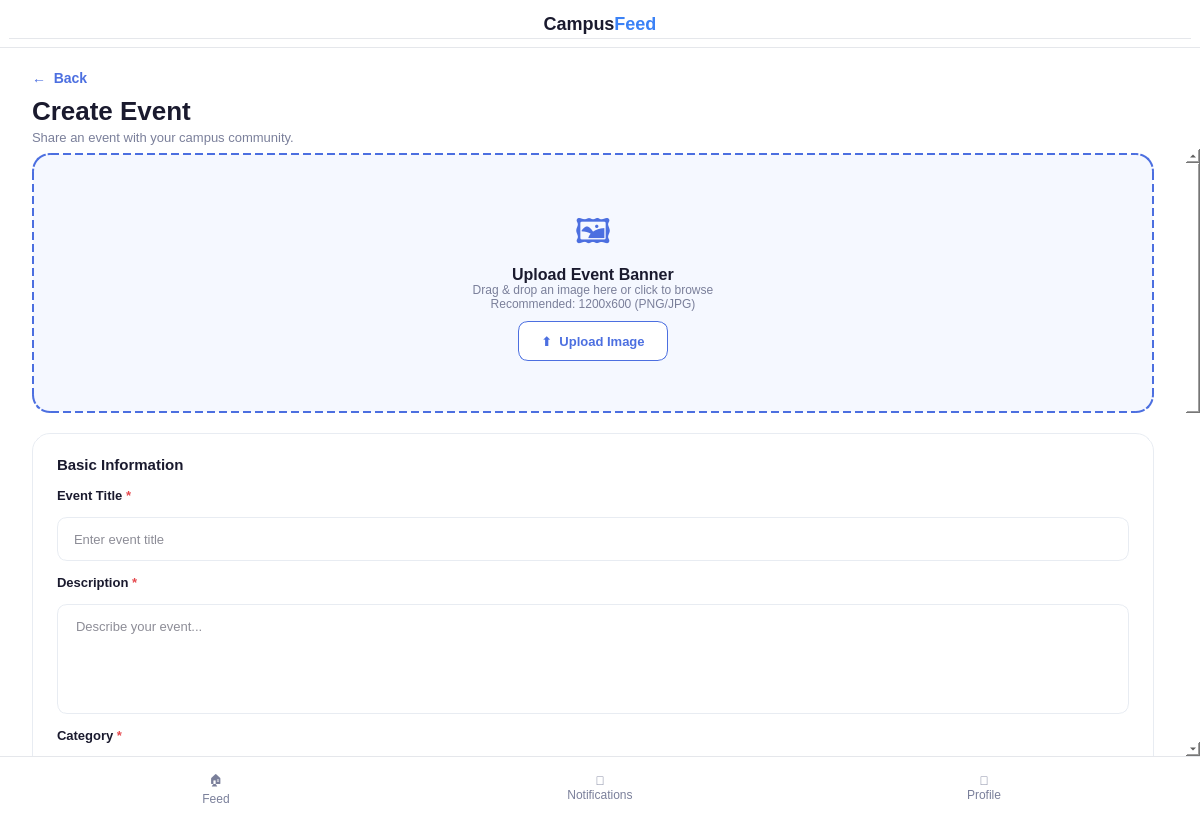
<?xml version="1.0" encoding="UTF-8"?>
<ui version="4.0">
 <class>CreateEventPage</class>
 <widget class="QWidget" name="CreateEventPage">
  <property name="geometry">
   <rect>
    <x>0</x>
    <y>0</y>
    <width>1200</width>
    <height>820</height>
   </rect>
  </property>
  <property name="minimumSize">
   <size>
    <width>960</width>
    <height>650</height>
   </size>
  </property>
  <property name="windowTitle">
   <string>CampusFeed - Create Event</string>
  </property>
  <property name="styleSheet">
   <string notr="true">background-color: #FFFFFF;</string>
  </property>
  <layout class="QVBoxLayout" name="rootLayout">
   <property name="spacing">
    <number>0</number>
   </property>
   <property name="leftMargin">
    <number>0</number>
   </property>
   <property name="topMargin">
    <number>0</number>
   </property>
   <property name="rightMargin">
    <number>0</number>
   </property>
   <property name="bottomMargin">
    <number>0</number>
   </property>
   <item>
    <widget class="QFrame" name="brandBarFrame">
     <property name="minimumSize">
      <size>
       <width>0</width>
       <height>48</height>
      </size>
     </property>
     <property name="maximumSize">
      <size>
       <width>16777215</width>
       <height>48</height>
      </size>
     </property>
     <property name="styleSheet">
      <string notr="true">border-bottom: 1px solid #E5E7EB;</string>
     </property>
     <layout class="QHBoxLayout" name="brandBarLayout">
      <item>
       <widget class="QLabel" name="brandLabel">
        <property name="styleSheet">
         <string notr="true">font-size: 18px; font-weight: 700; color: #1A1A2E;</string>
        </property>
        <property name="text">
         <string>Campus&lt;span style=&quot; color:#3B82F6;&quot;&gt;Feed&lt;/span&gt;</string>
        </property>
        <property name="textFormat">
         <enum>Qt::TextFormat::RichText</enum>
        </property>
        <property name="alignment">
         <set>Qt::AlignmentFlag::AlignCenter</set>
        </property>
       </widget>
      </item>
     </layout>
    </widget>
   </item>
   <item>
    <widget class="QFrame" name="pageHeaderFrame">
     <property name="minimumSize">
      <size>
       <width>0</width>
       <height>100</height>
      </size>
     </property>
     <layout class="QVBoxLayout" name="pageHeaderLayout">
      <property name="spacing">
       <number>4</number>
      </property>
      <property name="leftMargin">
       <number>32</number>
      </property>
      <property name="topMargin">
       <number>16</number>
      </property>
      <property name="rightMargin">
       <number>32</number>
      </property>
      <property name="bottomMargin">
       <number>4</number>
      </property>
      <item>
       <widget class="QPushButton" name="backButton">
        <property name="minimumSize">
         <size>
          <width>0</width>
          <height>28</height>
         </size>
        </property>
        <property name="maximumSize">
         <size>
          <width>90</width>
          <height>28</height>
         </size>
        </property>
        <property name="cursor">
         <cursorShape>PointingHandCursor</cursorShape>
        </property>
        <property name="styleSheet">
         <string notr="true">QPushButton { background: transparent; border: none; font-size: 14px; font-weight: 600; color: #4C6FE0; text-align: left; }
QPushButton:hover { color: #3D5CE6; }</string>
        </property>
        <property name="text">
         <string>←  Back</string>
        </property>
        <property name="flat">
         <bool>true</bool>
        </property>
       </widget>
      </item>
      <item>
       <widget class="QLabel" name="pageTitleLabel">
        <property name="styleSheet">
         <string notr="true">font-size: 26px; font-weight: 700; color: #1A1A2E;</string>
        </property>
        <property name="text">
         <string>Create Event</string>
        </property>
       </widget>
      </item>
      <item>
       <widget class="QLabel" name="pageSubtitleLabel">
        <property name="styleSheet">
         <string notr="true">font-size: 13px; color: #7A7F9A;</string>
        </property>
        <property name="text">
         <string>Share an event with your campus community.</string>
        </property>
       </widget>
      </item>
     </layout>
    </widget>
   </item>
   <item>
    <widget class="QScrollArea" name="scrollArea">
     <property name="styleSheet">
      <string notr="true">QScrollArea { border: none; background: transparent; }</string>
     </property>
     <property name="frameShape">
      <enum>QFrame::Shape::NoFrame</enum>
     </property>
     <property name="widgetResizable">
      <bool>true</bool>
     </property>
     <widget class="QWidget" name="scrollAreaWidgetContents">
      <property name="geometry">
       <rect>
        <x>0</x>
        <y>0</y>
        <width>1183</width>
        <height>1400</height>
       </rect>
      </property>
      <property name="styleSheet">
       <string notr="true">background-color: #FFFFFF;</string>
      </property>
      <layout class="QVBoxLayout" name="mainContentLayout">
       <property name="spacing">
        <number>20</number>
       </property>
       <property name="leftMargin">
        <number>32</number>
       </property>
       <property name="topMargin">
        <number>4</number>
       </property>
       <property name="rightMargin">
        <number>32</number>
       </property>
       <property name="bottomMargin">
        <number>32</number>
       </property>
       <item>
        <widget class="QFrame" name="uploadBannerFrame">
         <property name="minimumSize">
          <size>
           <width>0</width>
           <height>260</height>
          </size>
         </property>
         <property name="maximumSize">
          <size>
           <width>16777215</width>
           <height>280</height>
          </size>
         </property>
         <property name="styleSheet">
          <string notr="true">QFrame#uploadBannerFrame { background-color: #F5F8FF; border: 2px dashed #4C6FE0; border-radius: 18px; }</string>
         </property>
         <layout class="QVBoxLayout" name="uploadBannerLayout">
          <property name="spacing">
           <number>10</number>
          </property>
          <item>
           <spacer name="uploadBannerTopSpacer">
            <property name="orientation">
             <enum>Qt::Orientation::Vertical</enum>
            </property>
            <property name="sizeHint" stdset="0">
             <size>
              <width>20</width>
              <height>20</height>
             </size>
            </property>
           </spacer>
          </item>
          <item>
           <widget class="QLabel" name="bannerPreviewLabel">
            <property name="styleSheet">
             <string notr="true">color: #1A1A2E; border: none; background: transparent;</string>
            </property>
            <property name="text">
             <string>&lt;div align=&quot;center&quot;&gt;&lt;span style=&quot; font-size:34px; color:#4C6FE0;&quot;&gt;🖼&lt;/span&gt;&lt;br/&gt;&lt;span style=&quot; font-size:16px; font-weight:700; color:#1A1A2E;&quot;&gt;Upload Event Banner&lt;/span&gt;&lt;br/&gt;&lt;span style=&quot; font-size:12px; color:#7A7F9A;&quot;&gt;Drag &amp;amp; drop an image here or click to browse&lt;/span&gt;&lt;br/&gt;&lt;span style=&quot; font-size:12px; color:#7A7F9A;&quot;&gt;Recommended: 1200x600 (PNG/JPG)&lt;/span&gt;&lt;/div&gt;</string>
            </property>
            <property name="textFormat">
             <enum>Qt::TextFormat::RichText</enum>
            </property>
            <property name="alignment">
             <set>Qt::AlignmentFlag::AlignCenter</set>
            </property>
           </widget>
          </item>
          <item>
           <layout class="QHBoxLayout" name="uploadImageButtonRowLayout">
            <item>
             <spacer name="uploadImageButtonLeftSpacer">
              <property name="orientation">
               <enum>Qt::Orientation::Horizontal</enum>
              </property>
              <property name="sizeHint" stdset="0">
               <size>
                <width>40</width>
                <height>20</height>
               </size>
              </property>
             </spacer>
            </item>
            <item>
             <widget class="QPushButton" name="uploadImageButton">
              <property name="minimumSize">
               <size>
                <width>150</width>
                <height>40</height>
               </size>
              </property>
              <property name="maximumSize">
               <size>
                <width>170</width>
                <height>40</height>
               </size>
              </property>
              <property name="cursor">
               <cursorShape>PointingHandCursor</cursorShape>
              </property>
              <property name="styleSheet">
               <string notr="true">QPushButton { background-color: #FFFFFF; border: 1px solid #4C6FE0; border-radius: 10px; font-size: 13px; font-weight: 600; color: #4C6FE0; }
QPushButton:hover { background-color: #EEF2FF; }</string>
              </property>
              <property name="text">
               <string>⬆  Upload Image</string>
              </property>
             </widget>
            </item>
            <item>
             <spacer name="uploadImageButtonRightSpacer">
              <property name="orientation">
               <enum>Qt::Orientation::Horizontal</enum>
              </property>
              <property name="sizeHint" stdset="0">
               <size>
                <width>40</width>
                <height>20</height>
               </size>
              </property>
             </spacer>
            </item>
           </layout>
          </item>
          <item>
           <spacer name="uploadBannerBottomSpacer">
            <property name="orientation">
             <enum>Qt::Orientation::Vertical</enum>
            </property>
            <property name="sizeHint" stdset="0">
             <size>
              <width>20</width>
              <height>20</height>
             </size>
            </property>
           </spacer>
          </item>
         </layout>
        </widget>
       </item>
       <item>
        <widget class="QFrame" name="basicInfoFrame">
         <property name="styleSheet">
          <string notr="true">QFrame#basicInfoFrame { background-color: #FFFFFF; border: 1px solid #E8ECF2; border-radius: 18px; }</string>
         </property>
         <layout class="QVBoxLayout" name="basicInfoLayout">
          <property name="spacing">
           <number>14</number>
          </property>
          <property name="leftMargin">
           <number>24</number>
          </property>
          <property name="topMargin">
           <number>22</number>
          </property>
          <property name="rightMargin">
           <number>24</number>
          </property>
          <property name="bottomMargin">
           <number>24</number>
          </property>
          <item>
           <widget class="QLabel" name="basicInfoSectionLabel">
            <property name="styleSheet">
             <string notr="true">font-size: 15px; font-weight: 700; color: #1A1A2E; border: none;</string>
            </property>
            <property name="text">
             <string>Basic Information</string>
            </property>
           </widget>
          </item>
          <item>
           <widget class="QLabel" name="titleFieldLabel">
            <property name="styleSheet">
             <string notr="true">font-size: 13px; font-weight: 600; color: #1A1A2E; border: none;</string>
            </property>
            <property name="text">
             <string>Event Title &lt;span style=&quot; color:#E5484D;&quot;&gt;*&lt;/span&gt;</string>
            </property>
            <property name="textFormat">
             <enum>Qt::TextFormat::RichText</enum>
            </property>
           </widget>
          </item>
          <item>
           <widget class="QLineEdit" name="titleLineEdit">
            <property name="minimumSize">
             <size>
              <width>0</width>
              <height>44</height>
             </size>
            </property>
            <property name="styleSheet">
             <string notr="true">QLineEdit { background-color: #FFFFFF; border: 1px solid #E8ECF2; border-radius: 10px; padding-left: 14px; font-size: 13px; color: #1A1A2E; }
QLineEdit:focus { border: 1px solid #4C6FE0; }</string>
            </property>
            <property name="placeholderText">
             <string>Enter event title</string>
            </property>
           </widget>
          </item>
          <item>
           <widget class="QLabel" name="descriptionFieldLabel">
            <property name="styleSheet">
             <string notr="true">font-size: 13px; font-weight: 600; color: #1A1A2E; border: none;</string>
            </property>
            <property name="text">
             <string>Description &lt;span style=&quot; color:#E5484D;&quot;&gt;*&lt;/span&gt;</string>
            </property>
            <property name="textFormat">
             <enum>Qt::TextFormat::RichText</enum>
            </property>
           </widget>
          </item>
          <item>
           <widget class="QTextEdit" name="descriptionTextEdit">
            <property name="minimumSize">
             <size>
              <width>0</width>
              <height>110</height>
             </size>
            </property>
            <property name="styleSheet">
             <string notr="true">QTextEdit { background-color: #FFFFFF; border: 1px solid #E8ECF2; border-radius: 10px; padding: 10px 14px; font-size: 13px; color: #1A1A2E; }
QTextEdit:focus { border: 1px solid #4C6FE0; }</string>
            </property>
            <property name="placeholderText">
             <string>Describe your event...</string>
            </property>
           </widget>
          </item>
          <item>
           <widget class="QLabel" name="categoryFieldLabel">
            <property name="styleSheet">
             <string notr="true">font-size: 13px; font-weight: 600; color: #1A1A2E; border: none;</string>
            </property>
            <property name="text">
             <string>Category &lt;span style=&quot; color:#E5484D;&quot;&gt;*&lt;/span&gt;</string>
            </property>
            <property name="textFormat">
             <enum>Qt::TextFormat::RichText</enum>
            </property>
           </widget>
          </item>
          <item>
           <widget class="QComboBox" name="categoryComboBox">
            <property name="minimumSize">
             <size>
              <width>0</width>
              <height>44</height>
             </size>
            </property>
            <property name="cursor">
             <cursorShape>PointingHandCursor</cursorShape>
            </property>
            <property name="styleSheet">
             <string notr="true">QComboBox { background-color: #FFFFFF; border: 1px solid #E8ECF2; border-radius: 10px; padding-left: 14px; font-size: 13px; color: #1A1A2E; }
QComboBox:focus { border: 1px solid #4C6FE0; }
QComboBox::drop-down { border: none; width: 30px; }
QComboBox::down-arrow { image: none; border-left: 5px solid transparent; border-right: 5px solid transparent; border-top: 6px solid #7A7F9A; width: 0px; height: 0px; margin-right: 10px; }
QComboBox QAbstractItemView { background-color: #FFFFFF; border: 1px solid #E8ECF2; border-radius: 8px; color: #1A1A2E; font-size: 13px; selection-background-color: #4C6FE0; selection-color: #FFFFFF; outline: none; padding: 4px; }
QComboBox QAbstractItemView::item { min-height: 32px; padding-left: 10px; color: #1A1A2E; }
QComboBox QAbstractItemView::item:hover { background-color: #EEF2FF; color: #1A1A2E; }</string>
            </property>
            <item>
             <property name="text">
              <string>Select category</string>
             </property>
            </item>
            <item>
             <property name="text">
              <string>Technology</string>
             </property>
            </item>
            <item>
             <property name="text">
              <string>Workshop</string>
             </property>
            </item>
            <item>
             <property name="text">
              <string>Seminar</string>
             </property>
            </item>
            <item>
             <property name="text">
              <string>Sports</string>
             </property>
            </item>
            <item>
             <property name="text">
              <string>Cultural</string>
             </property>
            </item>
            <item>
             <property name="text">
              <string>Other</string>
             </property>
            </item>
           </widget>
          </item>
         </layout>
        </widget>
       </item>
       <item>
        <widget class="QFrame" name="dateTimeFrame">
         <property name="styleSheet">
          <string notr="true">QFrame#dateTimeFrame { background-color: #FFFFFF; border: 1px solid #E8ECF2; border-radius: 18px; }</string>
         </property>
         <layout class="QVBoxLayout" name="dateTimeOuterLayout">
          <property name="spacing">
           <number>14</number>
          </property>
          <property name="leftMargin">
           <number>24</number>
          </property>
          <property name="topMargin">
           <number>22</number>
          </property>
          <property name="rightMargin">
           <number>24</number>
          </property>
          <property name="bottomMargin">
           <number>24</number>
          </property>
          <item>
           <widget class="QLabel" name="dateTimeSectionLabel">
            <property name="styleSheet">
             <string notr="true">font-size: 15px; font-weight: 700; color: #1A1A2E; border: none;</string>
            </property>
            <property name="text">
             <string>Date &amp; Time</string>
            </property>
           </widget>
          </item>
          <item>
           <layout class="QHBoxLayout" name="dateTimeRowLayout">
            <property name="spacing">
             <number>20</number>
            </property>
            <item>
             <layout class="QVBoxLayout" name="dateColumnLayout">
              <property name="spacing">
               <number>6</number>
              </property>
              <item>
               <widget class="QLabel" name="dateFieldLabel">
                <property name="styleSheet">
                 <string notr="true">font-size: 13px; font-weight: 600; color: #1A1A2E; border: none;</string>
                </property>
                <property name="text">
                 <string>Date &lt;span style=&quot; color:#E5484D;&quot;&gt;*&lt;/span&gt;</string>
                </property>
                <property name="textFormat">
                 <enum>Qt::TextFormat::RichText</enum>
                </property>
               </widget>
              </item>
              <item>
               <widget class="QDateEdit" name="eventDateEdit">
                <property name="minimumSize">
                 <size>
                  <width>0</width>
                  <height>44</height>
                 </size>
                </property>
                <property name="styleSheet">
                 <string notr="true">QDateEdit { background-color: #FFFFFF; border: 1px solid #E8ECF2; border-radius: 10px; padding-left: 14px; font-size: 13px; color: #1A1A2E; }
QDateEdit:focus { border: 1px solid #4C6FE0; }
QDateEdit::drop-down { border: none; width: 30px; }
QDateEdit::down-arrow { image: none; border-left: 5px solid transparent; border-right: 5px solid transparent; border-top: 6px solid #7A7F9A; width: 0px; height: 0px; margin-right: 10px; }
QCalendarWidget QAbstractItemView { background-color: #FFFFFF; color: #1A1A2E; selection-background-color: #4C6FE0; selection-color: #FFFFFF; }
QCalendarWidget QToolButton { color: #1A1A2E; background-color: #FFFFFF; }</string>
                </property>
                <property name="calendarPopup">
                 <bool>true</bool>
                </property>
                <property name="displayFormat">
                 <string>MMM d, yyyy</string>
                </property>
               </widget>
              </item>
             </layout>
            </item>
            <item>
             <layout class="QVBoxLayout" name="timeColumnLayout">
              <property name="spacing">
               <number>6</number>
              </property>
              <item>
               <widget class="QLabel" name="timeFieldLabel">
                <property name="styleSheet">
                 <string notr="true">font-size: 13px; font-weight: 600; color: #1A1A2E; border: none;</string>
                </property>
                <property name="text">
                 <string>Time &lt;span style=&quot; color:#E5484D;&quot;&gt;*&lt;/span&gt;</string>
                </property>
                <property name="textFormat">
                 <enum>Qt::TextFormat::RichText</enum>
                </property>
               </widget>
              </item>
              <item>
               <widget class="QTimeEdit" name="eventTimeEdit">
                <property name="minimumSize">
                 <size>
                  <width>0</width>
                  <height>44</height>
                 </size>
                </property>
                <property name="styleSheet">
                 <string notr="true">QTimeEdit { background-color: #FFFFFF; border: 1px solid #E8ECF2; border-radius: 10px; padding-left: 14px; padding-right: 4px; font-size: 13px; color: #1A1A2E; }
QTimeEdit:focus { border: 1px solid #4C6FE0; }
QTimeEdit::up-button, QTimeEdit::down-button { width: 22px; border: none; background: transparent; }
QTimeEdit::up-button { subcontrol-position: top right; margin-top: 4px; margin-right: 4px; }
QTimeEdit::down-button { subcontrol-position: bottom right; margin-bottom: 4px; margin-right: 4px; }
QTimeEdit::up-arrow { image: none; border-left: 4px solid transparent; border-right: 4px solid transparent; border-bottom: 5px solid #7A7F9A; width: 0px; height: 0px; }
QTimeEdit::up-arrow:hover { border-bottom-color: #4C6FE0; }
QTimeEdit::down-arrow { image: none; border-left: 4px solid transparent; border-right: 4px solid transparent; border-top: 5px solid #7A7F9A; width: 0px; height: 0px; }
QTimeEdit::down-arrow:hover { border-top-color: #4C6FE0; }</string>
                </property>
                <property name="buttonSymbols">
                 <enum>QAbstractSpinBox::ButtonSymbols::UpDownArrows</enum>
                </property>
                <property name="displayFormat">
                 <string>h:mm AP</string>
                </property>
                <property name="wrapping">
                 <bool>true</bool>
                </property>
               </widget>
              </item>
             </layout>
            </item>
           </layout>
          </item>
         </layout>
        </widget>
       </item>
       <item>
        <widget class="QFrame" name="locationFrame">
         <property name="styleSheet">
          <string notr="true">QFrame#locationFrame { background-color: #FFFFFF; border: 1px solid #E8ECF2; border-radius: 18px; }</string>
         </property>
         <layout class="QVBoxLayout" name="locationLayout">
          <property name="spacing">
           <number>14</number>
          </property>
          <property name="leftMargin">
           <number>24</number>
          </property>
          <property name="topMargin">
           <number>22</number>
          </property>
          <property name="rightMargin">
           <number>24</number>
          </property>
          <property name="bottomMargin">
           <number>24</number>
          </property>
          <item>
           <widget class="QLabel" name="locationSectionLabel">
            <property name="styleSheet">
             <string notr="true">font-size: 15px; font-weight: 700; color: #1A1A2E; border: none;</string>
            </property>
            <property name="text">
             <string>Location</string>
            </property>
           </widget>
          </item>
          <item>
           <widget class="QLabel" name="locationFieldLabel">
            <property name="styleSheet">
             <string notr="true">font-size: 13px; font-weight: 600; color: #1A1A2E; border: none;</string>
            </property>
            <property name="text">
             <string>Location &lt;span style=&quot; color:#E5484D;&quot;&gt;*&lt;/span&gt;</string>
            </property>
            <property name="textFormat">
             <enum>Qt::TextFormat::RichText</enum>
            </property>
           </widget>
          </item>
          <item>
           <widget class="QLineEdit" name="locationLineEdit">
            <property name="minimumSize">
             <size>
              <width>0</width>
              <height>44</height>
             </size>
            </property>
            <property name="styleSheet">
             <string notr="true">QLineEdit { background-color: #FFFFFF; border: 1px solid #E8ECF2; border-radius: 10px; padding-left: 14px; font-size: 13px; color: #1A1A2E; }
QLineEdit:focus { border: 1px solid #4C6FE0; }</string>
            </property>
            <property name="placeholderText">
             <string>Enter event location</string>
            </property>
           </widget>
          </item>
          <item>
           <widget class="QLabel" name="registrationLinkFieldLabel">
            <property name="styleSheet">
             <string notr="true">font-size: 13px; font-weight: 600; color: #1A1A2E; border: none;</string>
            </property>
            <property name="text">
             <string>Registration Link</string>
            </property>
           </widget>
          </item>
          <item>
           <widget class="QLineEdit" name="registrationLinkLineEdit">
            <property name="minimumSize">
             <size>
              <width>0</width>
              <height>44</height>
             </size>
            </property>
            <property name="styleSheet">
             <string notr="true">QLineEdit { background-color: #FFFFFF; border: 1px solid #E8ECF2; border-radius: 10px; padding-left: 14px; font-size: 13px; color: #1A1A2E; }
QLineEdit:focus { border: 1px solid #4C6FE0; }</string>
            </property>
            <property name="placeholderText">
             <string>🔗  https://example.com/register (optional)</string>
            </property>
           </widget>
          </item>
         </layout>
        </widget>
       </item>
       <item>
        <widget class="QFrame" name="notesFrame">
         <property name="styleSheet">
          <string notr="true">QFrame#notesFrame { background-color: #FFFFFF; border: 1px solid #E8ECF2; border-radius: 18px; }</string>
         </property>
         <layout class="QVBoxLayout" name="notesLayout">
          <property name="spacing">
           <number>14</number>
          </property>
          <property name="leftMargin">
           <number>24</number>
          </property>
          <property name="topMargin">
           <number>22</number>
          </property>
          <property name="rightMargin">
           <number>24</number>
          </property>
          <property name="bottomMargin">
           <number>24</number>
          </property>
          <item>
           <widget class="QLabel" name="notesSectionLabel">
            <property name="styleSheet">
             <string notr="true">font-size: 15px; font-weight: 700; color: #1A1A2E; border: none;</string>
            </property>
            <property name="text">
             <string>Optional Notes</string>
            </property>
           </widget>
          </item>
          <item>
           <widget class="QTextEdit" name="notesTextEdit">
            <property name="minimumSize">
             <size>
              <width>0</width>
              <height>90</height>
             </size>
            </property>
            <property name="styleSheet">
             <string notr="true">QTextEdit { background-color: #FFFFFF; border: 1px solid #E8ECF2; border-radius: 10px; padding: 10px 14px; font-size: 13px; color: #1A1A2E; }
QTextEdit:focus { border: 1px solid #4C6FE0; }</string>
            </property>
            <property name="placeholderText">
             <string>Additional information...</string>
            </property>
           </widget>
          </item>
         </layout>
        </widget>
       </item>
       <item>
        <widget class="QFrame" name="actionButtonsFrame">
         <property name="minimumSize">
          <size>
           <width>0</width>
           <height>60</height>
          </size>
         </property>
         <property name="styleSheet">
          <string notr="true">border: none; background: transparent;</string>
         </property>
         <layout class="QHBoxLayout" name="actionButtonsLayout">
          <property name="spacing">
           <number>12</number>
          </property>
          <item>
           <spacer name="actionButtonsSpacer">
            <property name="orientation">
             <enum>Qt::Orientation::Horizontal</enum>
            </property>
            <property name="sizeHint" stdset="0">
             <size>
              <width>40</width>
              <height>20</height>
             </size>
            </property>
           </spacer>
          </item>
          <item>
           <widget class="QPushButton" name="cancelButton">
            <property name="minimumSize">
             <size>
              <width>100</width>
              <height>44</height>
             </size>
            </property>
            <property name="cursor">
             <cursorShape>PointingHandCursor</cursorShape>
            </property>
            <property name="styleSheet">
             <string notr="true">QPushButton { background-color: #FFFFFF; border: 1px solid #E8ECF2; border-radius: 10px; font-size: 13px; font-weight: 600; color: #1A1A2E; }
QPushButton:hover { background-color: #F7F9FC; }</string>
            </property>
            <property name="text">
             <string>Cancel</string>
            </property>
           </widget>
          </item>
          <item>
           <widget class="QPushButton" name="previewButton">
            <property name="minimumSize">
             <size>
              <width>100</width>
              <height>44</height>
             </size>
            </property>
            <property name="cursor">
             <cursorShape>PointingHandCursor</cursorShape>
            </property>
            <property name="styleSheet">
             <string notr="true">QPushButton { background-color: #FFFFFF; border: 1px solid #4C6FE0; border-radius: 10px; font-size: 13px; font-weight: 600; color: #4C6FE0; }
QPushButton:hover { background-color: #EEF2FF; }</string>
            </property>
            <property name="text">
             <string>Preview</string>
            </property>
           </widget>
          </item>
          <item>
           <widget class="QPushButton" name="publishButton">
            <property name="minimumSize">
             <size>
              <width>150</width>
              <height>44</height>
             </size>
            </property>
            <property name="cursor">
             <cursorShape>PointingHandCursor</cursorShape>
            </property>
            <property name="styleSheet">
             <string notr="true">QPushButton { background-color: #4C6FE0; border: none; border-radius: 10px; font-size: 13px; font-weight: 700; color: #FFFFFF; }
QPushButton:hover { background-color: #3D5CE6; }
QPushButton:pressed { background-color: #2F4ED6; }
QPushButton:disabled { background-color: #D7DCE7; color: #FFFFFF; }</string>
            </property>
            <property name="text">
             <string>➤  Publish Event</string>
            </property>
           </widget>
          </item>
         </layout>
        </widget>
       </item>
      </layout>
     </widget>
    </widget>
   </item>
   <item>
    <widget class="QFrame" name="bottomNavFrame">
     <property name="minimumSize">
      <size>
       <width>0</width>
       <height>64</height>
      </size>
     </property>
     <property name="maximumSize">
      <size>
       <width>16777215</width>
       <height>64</height>
      </size>
     </property>
     <property name="styleSheet">
      <string notr="true">background-color: #FFFFFF; border-top: 1px solid #E5E7EB;</string>
     </property>
     <layout class="QHBoxLayout" name="bottomNavLayout">
      <property name="spacing">
       <number>0</number>
      </property>
      <property name="leftMargin">
       <number>24</number>
      </property>
      <property name="topMargin">
       <number>0</number>
      </property>
      <property name="rightMargin">
       <number>24</number>
      </property>
      <property name="bottomMargin">
       <number>0</number>
      </property>
      <item>
       <widget class="QPushButton" name="navFeedButton">
        <property name="minimumSize">
         <size>
          <width>0</width>
          <height>56</height>
         </size>
        </property>
        <property name="cursor">
         <cursorShape>PointingHandCursor</cursorShape>
        </property>
        <property name="styleSheet">
         <string notr="true">QPushButton { background: transparent; border: none; font-size: 12px; color: #7A7F9A; }</string>
        </property>
        <property name="text">
         <string>🏠
Feed</string>
        </property>
        <property name="checkable">
         <bool>true</bool>
        </property>
        <property name="flat">
         <bool>true</bool>
        </property>
       </widget>
      </item>
      <item>
       <widget class="QPushButton" name="navNotificationsButton">
        <property name="minimumSize">
         <size>
          <width>0</width>
          <height>56</height>
         </size>
        </property>
        <property name="cursor">
         <cursorShape>PointingHandCursor</cursorShape>
        </property>
        <property name="styleSheet">
         <string notr="true">QPushButton { background: transparent; border: none; font-size: 12px; color: #7A7F9A; }</string>
        </property>
        <property name="text">
         <string>🔔
Notifications</string>
        </property>
        <property name="checkable">
         <bool>true</bool>
        </property>
        <property name="flat">
         <bool>true</bool>
        </property>
       </widget>
      </item>
      <item>
       <widget class="QPushButton" name="navProfileButton">
        <property name="minimumSize">
         <size>
          <width>0</width>
          <height>56</height>
         </size>
        </property>
        <property name="cursor">
         <cursorShape>PointingHandCursor</cursorShape>
        </property>
        <property name="styleSheet">
         <string notr="true">QPushButton { background: transparent; border: none; font-size: 12px; color: #7A7F9A; }</string>
        </property>
        <property name="text">
         <string>👤
Profile</string>
        </property>
        <property name="checkable">
         <bool>true</bool>
        </property>
        <property name="flat">
         <bool>true</bool>
        </property>
       </widget>
      </item>
     </layout>
    </widget>
   </item>
  </layout>
 </widget>
 <resources/>
 <connections/>
</ui>
